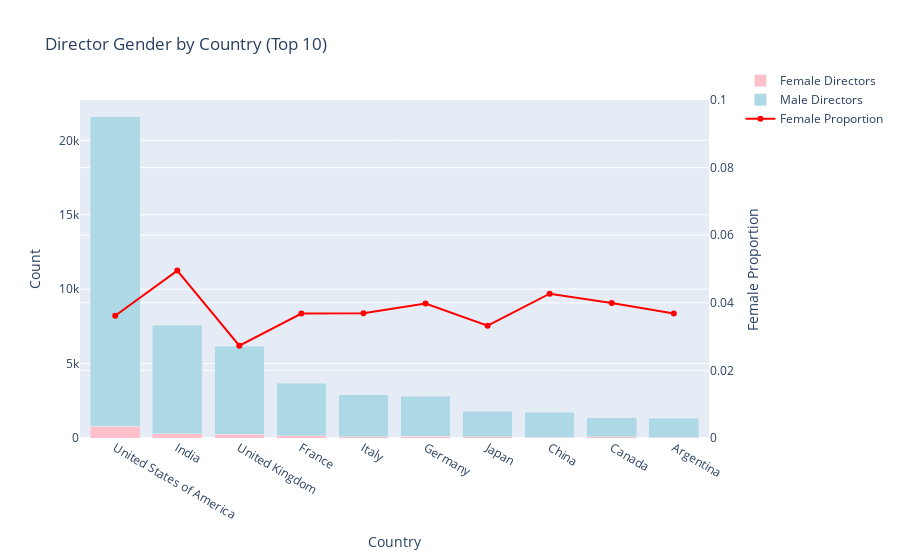

Write notebook code for a chart like this one.
### Code cell
# Exploding the 'Movie_countries' column to get one row per country per director
df_exploded = crew_merged.explode('Movie_countries')
df_exploded = df_exploded.reset_index(drop=True)

# Count occurrences of each gender for each country
country_gender_counts = df_exploded.groupby(['Movie_countries', 'gender_directors']).size().reset_index(name='count')

# Sort by total counts across countries and select top 10 countries
top_10_countries = country_gender_counts.groupby('Movie_countries')['count'].sum().nlargest(10).index

# Filter the data to keep only the top 10 countries
top_10_data = country_gender_counts[country_gender_counts['Movie_countries'].isin(top_10_countries)]

# Ensure both genders are included for each country, even if the count is zero for one gender
top_10_data_pivot = top_10_data.pivot_table(index='Movie_countries', columns='gender_directors', values='count', aggfunc='sum', fill_value=0)

# Calculate the total number of directors (male + female) for each country
top_10_data_pivot['total'] = top_10_data_pivot.sum(axis=1)

# Calculate the female count and female proportion (female / total)
female_counts = top_10_data_pivot['female']
female_proportion = female_counts / top_10_data_pivot['total']

# Sort countries by total count (male + female) in descending order
top_10_data_pivot = top_10_data_pivot.sort_values(by='total', ascending=False)

bar_trace_female = go.Bar(
    x=top_10_data_pivot.index,
    y=top_10_data_pivot['female'],
    name='Female Directors',
    marker=dict(color='pink')
)

bar_trace_male = go.Bar(
    x=top_10_data_pivot.index,
    y=top_10_data_pivot['male'],
    name='Male Directors',
    marker=dict(color='lightblue')
)


line_trace = go.Scatter(
    x=top_10_data_pivot.index,  
    y=female_proportion.values,
    mode='lines+markers',
    name='Female Proportion',
    line=dict(color='red', width=2),
    yaxis='y2'
)


layout = go.Layout(
    title='Director Gender by Country (Top 10)',
    xaxis=dict(title='Country'),
    yaxis=dict(title='Count'),
    yaxis2=dict(
        title='Female Proportion',
        overlaying='y',
        side='right',
        range=[0, 0.1] 
    ),
    barmode='stack', 
    legend=dict(
        x=1.05, 
        y=1.1,   
        traceorder='normal',
        orientation='v',
        xanchor='left',   
        yanchor='top'    
    )
)

fig = go.Figure(data=[bar_trace_female, bar_trace_male, line_trace], layout=layout)

# Show the plot
fig.show()

### Figure 1 — Plotly figure (JSON) as saved in the notebook; plotly's stock layout.template omitted (floating-point values rounded to 4 significant figures)
{"data": [{"marker": {"color": "pink"}, "name": "Female Directors", "type": "bar", "x": ["United States of America", "India", "United Kingdom", "France", "Italy", "Germany", "Japan", "China", "Canada", "Argentina"], "y": [794, 302, 246, 135, 96, 104, 77, 47, 68, 48]}, {"marker": {"color": "lightblue"}, "name": "Male Directors", "type": "bar", "x": ["United States of America", "India", "United Kingdom", "France", "Italy", "Germany", "Japan", "China", "Canada", "Argentina"], "y": [20780, 7288, 5908, 3532, 2794, 2714, 1727, 1674, 1305, 1279]}, {"line": {"color": "red", "width": 2}, "mode": "lines+markers", "name": "Female Proportion", "type": "scatter", "x": ["United States of America", "India", "United Kingdom", "France", "Italy", "Germany", "Japan", "China", "Canada", "Argentina"], "y": [0.03617, 0.04953, 0.02731, 0.03681, 0.03691, 0.03979, 0.03322, 0.04268, 0.03997, 0.0368], "yaxis": "y2"}], "layout": {"autosize": true, "barmode": "stack", "legend": {"orientation": "v", "traceorder": "normal", "x": 1.05, "xanchor": "left", "y": 1.1, "yanchor": "top"}, "title": {"text": "Director Gender by Country (Top 10)"}, "xaxis": {"autorange": true, "range": [-0.5986, 9.599], "title": {"text": "Country"}, "type": "category"}, "yaxis": {"autorange": true, "range": [0, 22710.0], "title": {"text": "Count"}, "type": "linear"}, "yaxis2": {"overlaying": "y", "range": [0, 0.1], "side": "right", "title": {"text": "Female Proportion"}, "type": "linear"}}}
